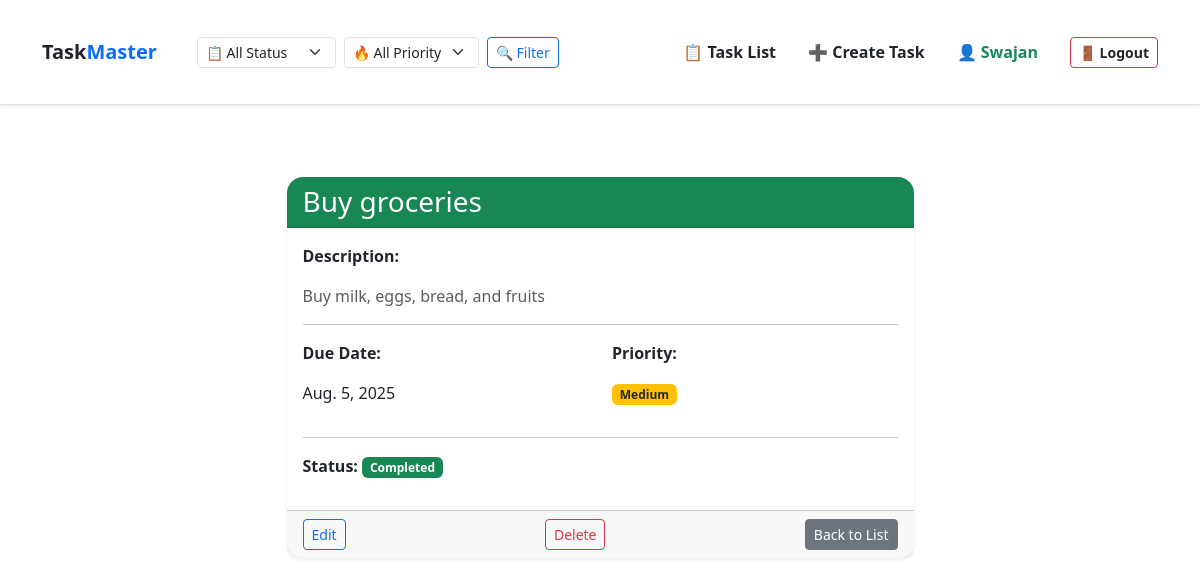
/task/9/ (signed in), run on the app's committed database.
### tasks/models.py (models this page shows, shortened)
class Task(models.Model):
    PRIORITY_CHOICES = [
        ('low', 'Low'),
        ('medium', 'Medium'),
        ('high', 'High'),
    ]
    user = models.ForeignKey(User, on_delete=models.CASCADE)
    title = models.CharField(max_length=255)
    description = models.TextField(blank=True)
    due_date = models.DateField()
    priority = models.CharField(max_length=10, choices=PRIORITY_CHOICES, default='medium')
    completed = models.BooleanField(default=False)

### tasks/views.py (the view)
# urls.py: path('task/<int:pk>/', views.task_detail, name='task-detail'),
@login_required(login_url='tasks:login')
def task_detail(request, pk):
    task = get_object_or_404(Task, pk=pk, user=request.user)
    return render(request, 'tasks/task_detail.html', {'task': task})

### tasks/templates/tasks/task_detail.html
{% extends "tasks/base.html" %}
{% block content %}
<div class="container py-5">
  <div class="row justify-content-center">
    <div class="col-lg-7 col-md-9 col-sm-11">
      <div class="card shadow-sm rounded-4 border-0">
        <div class="card-header bg-success text-white rounded-top-4">
          <h3 class="mb-0">{{ task.title }}</h3>
        </div>
        <div class="card-body">
          <p><strong>Description:</strong></p>
          <p class="text-muted">
            {{ task.description|default:"No description available." }}
          </p>
          <hr />
          <div class="row">
            <div class="col-6">
              <p><strong>Due Date:</strong></p>
              <p>{{ task.due_date }}</p>
            </div>
            <div class="col-6">
              <p><strong>Priority:</strong></p>
              {% if task.priority == 'high' %}
              <span class="badge bg-danger">High</span>
              {% elif task.priority == 'medium' %}
              <span class="badge bg-warning text-dark">Medium</span>
              {% else %}
              <span class="badge bg-success">Low</span>
              {% endif %}
            </div>
          </div>
          <hr />
          <p>
            <strong>Status:</strong>
            {% if task.completed %}
            <span class="badge bg-success">Completed</span>
            {% else %}
            <span class="badge bg-secondary">Pending</span>
            {% endif %}
          </p>
        </div>
        <div class="card-footer d-flex justify-content-between">
          <a
            href="{% url 'tasks:task-update' task.pk %}"
            class="btn btn-outline-primary btn-sm"
            >Edit</a
          >
          <a
            href="{% url 'tasks:task-delete' task.pk %}"
            class="btn btn-outline-danger btn-sm"
            >Delete</a
          >
          <a href="{% url 'tasks:task-list' %}" class="btn btn-secondary btn-sm"
            >Back to List</a
          >
        </div>
      </div>
    </div>
  </div>
</div>
{% endblock %}

### tasks/templates/tasks/navbar.html (shortened to what this page needs)
{% load static %}
<nav class="navbar navbar-expand-lg navbar-light bg-white shadow-sm border-bottom py-3">
  <div class="container">
    <a class="navbar-brand fw-bold text-primary" href="{% url 'tasks:task-list' %}">
       <span class="text-dark">Task</span><span class="text-primary">Master</span>
    </a>
    <div class="collapse navbar-collapse" id="navbarContent">
      {% if user.is_authenticated %}
      <form class="d-flex align-items-center gap-2 ms-4" method="get" action="{% url 'tasks:task-list' %}">
        <div>
          <select name="status" class="form-select form-select-sm">
            <option value="">📋 All Status</option>
          </select>
        </div>
        <div>
          <select name="priority" class="form-select form-select-sm">
            <option value="">🔥 All Priority</option>
          </select>
        </div>
        <button type="submit" class="btn btn-outline-primary btn-sm">🔍 Filter</button>
      </form>
      {% endif %}
      <ul class="navbar-nav ms-auto align-items-center gap-3">
        {% if user.is_authenticated %}
        <li class="nav-item">
          <a class="nav-link text-dark fw-bold" href="{% url 'tasks:task-list' %}">📋 Task List</a>
        </li>
        <li class="nav-item">
          <a class="nav-link text-dark fw-bold" href="{% url 'tasks:task-create' %}">➕ Create Task</a>
        </li>
        {% endif %}
      </ul>
      {% if user.is_authenticated %}
      <ul class="navbar-nav align-items-center gap-3 ms-4">
        <li class="nav-item">
          <span class="navbar-text fw-bold text-success">👤 {{ user.username }}</span>
        </li><br><br><br>
        <li class="nav-item">
          <form method="post" action="{% url 'tasks:logout' %}">
            <button class="btn btn-outline-danger btn-sm text-dark fw-bold" type="submit">🚪 Logout</button>
          </form>
        </li>
      </ul>
      {% endif %}
    </div>
  </div>
</nav>

### data on the page
Task: title "Buy groceries", description "Buy milk, eggs, bread, and fruits", due_date "Aug. 5, 2025"

### other printed values
{{ user.username }} "Swajan"
